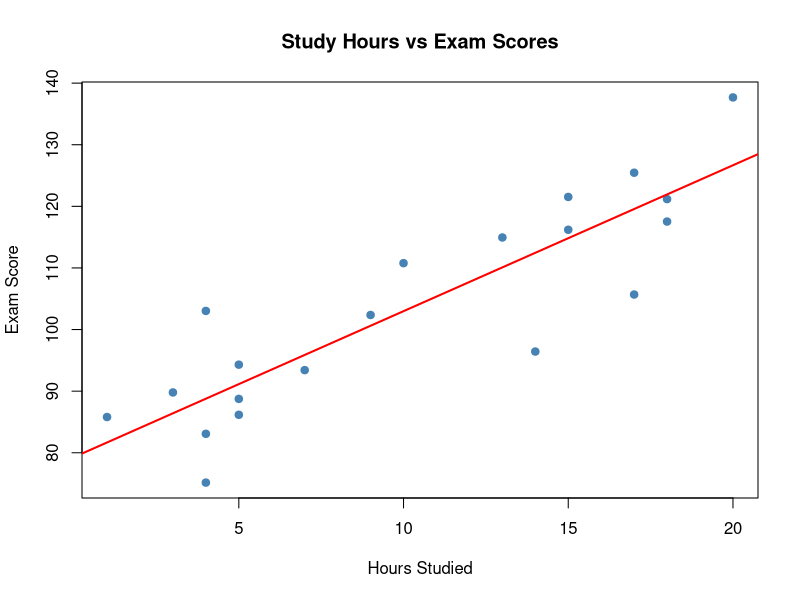

Recreate this plot in R.
# ICA 16 - R Project with Git
# This script demonstrates basic data analysis in R

# Create sample data
set.seed(42)
students <- data.frame(
  name = paste0("Student_", 1:20),
  hours_studied = sample(1:20, 20, replace = TRUE),
  attendance = sample(60:100, 20, replace = TRUE)
)

# Calculate exam scores based on hours studied and attendance
students$score <- with(students, 
  40 + 2.5 * hours_studied + 0.5 * attendance + rnorm(20, mean = 0, sd = 5)
)

# Display summary statistics
cat("=== Summary Statistics ===\n")
print(summary(students))

# Simple linear regression
model <- lm(score ~ hours_studied + attendance, data = students)
cat("\n=== Regression Results ===\n")
print(summary(model))

# Create a scatter plot
png("plot.png", width = 800, height = 600)
plot(students$hours_studied, students$score,
     main = "Study Hours vs Exam Scores",
     xlab = "Hours Studied",
     ylab = "Exam Score",
     pch = 19,
     col = "steelblue")
abline(lm(score ~ hours_studied, data = students), col = "red", lwd = 2)
dev.off()

cat("\nPlot saved to plot.png\n")
